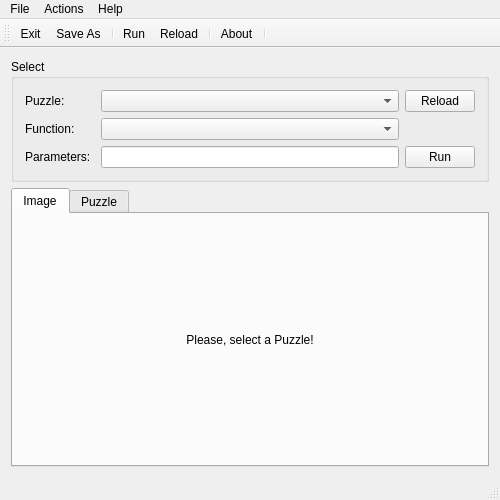
<?xml version="1.0" encoding="UTF-8"?>
<ui version="4.0">
 <class>MainWindow</class>
 <widget class="QMainWindow" name="MainWindow">
  <property name="geometry">
   <rect>
    <x>0</x>
    <y>0</y>
    <width>500</width>
    <height>500</height>
   </rect>
  </property>
  <property name="minimumSize">
   <size>
    <width>500</width>
    <height>500</height>
   </size>
  </property>
  <property name="windowTitle">
   <string>MainWindow</string>
  </property>
  <widget class="QWidget" name="centralWidget">
   <layout class="QVBoxLayout" name="verticalLayout">
    <item>
     <widget class="QGroupBox" name="groupBox_Puzzles">
      <property name="title">
       <string>Select</string>
      </property>
      <layout class="QVBoxLayout" name="verticalLayout_2">
       <item>
        <layout class="QHBoxLayout" name="horizontalLayout_Puzzles_01">
         <item>
          <widget class="QLabel" name="label_Puzzles_Select">
           <property name="sizePolicy">
            <sizepolicy hsizetype="Preferred" vsizetype="Preferred">
             <horstretch>0</horstretch>
             <verstretch>0</verstretch>
            </sizepolicy>
           </property>
           <property name="minimumSize">
            <size>
             <width>70</width>
             <height>0</height>
            </size>
           </property>
           <property name="maximumSize">
            <size>
             <width>70</width>
             <height>16777215</height>
            </size>
           </property>
           <property name="text">
            <string>Puzzle:</string>
           </property>
          </widget>
         </item>
         <item>
          <widget class="QComboBox" name="comboBox_Puzzles">
           <property name="toolTip">
            <string>Select a Puzzle from the list</string>
           </property>
          </widget>
         </item>
         <item>
          <widget class="QPushButton" name="pushButton_Puzzles_Reload">
           <property name="sizePolicy">
            <sizepolicy hsizetype="Maximum" vsizetype="Fixed">
             <horstretch>0</horstretch>
             <verstretch>0</verstretch>
            </sizepolicy>
           </property>
           <property name="maximumSize">
            <size>
             <width>70</width>
             <height>16777215</height>
            </size>
           </property>
           <property name="toolTip">
            <string>Reload the selected Puzzle</string>
           </property>
           <property name="text">
            <string>Reload</string>
           </property>
          </widget>
         </item>
        </layout>
       </item>
       <item>
        <layout class="QHBoxLayout" name="horizontalLayout_Puzzles_02">
         <item>
          <widget class="QLabel" name="label_Implementation">
           <property name="minimumSize">
            <size>
             <width>70</width>
             <height>0</height>
            </size>
           </property>
           <property name="maximumSize">
            <size>
             <width>70</width>
             <height>16777215</height>
            </size>
           </property>
           <property name="text">
            <string>Function:</string>
           </property>
          </widget>
         </item>
         <item>
          <widget class="QComboBox" name="comboBox_Implementations"/>
         </item>
         <item>
          <widget class="QLabel" name="label_Spacer">
           <property name="maximumSize">
            <size>
             <width>70</width>
             <height>16777215</height>
            </size>
           </property>
           <property name="text">
            <string/>
           </property>
          </widget>
         </item>
        </layout>
       </item>
       <item>
        <layout class="QHBoxLayout" name="horizontalLayout_Puzzles_03">
         <item>
          <widget class="QLabel" name="label_Puzzles_Parameters">
           <property name="sizePolicy">
            <sizepolicy hsizetype="Preferred" vsizetype="Preferred">
             <horstretch>0</horstretch>
             <verstretch>0</verstretch>
            </sizepolicy>
           </property>
           <property name="minimumSize">
            <size>
             <width>70</width>
             <height>0</height>
            </size>
           </property>
           <property name="maximumSize">
            <size>
             <width>70</width>
             <height>16777215</height>
            </size>
           </property>
           <property name="text">
            <string>Parameters:</string>
           </property>
          </widget>
         </item>
         <item>
          <widget class="QLineEdit" name="lineEdit_Puzzles_Parameters">
           <property name="toolTip">
            <string>Set the required parameters for the selected Puzzle</string>
           </property>
          </widget>
         </item>
         <item>
          <widget class="QPushButton" name="pushButton_Puzzles_Run">
           <property name="sizePolicy">
            <sizepolicy hsizetype="Maximum" vsizetype="Fixed">
             <horstretch>0</horstretch>
             <verstretch>0</verstretch>
            </sizepolicy>
           </property>
           <property name="maximumSize">
            <size>
             <width>70</width>
             <height>16777215</height>
            </size>
           </property>
           <property name="toolTip">
            <string>Run the selected Puzzle</string>
           </property>
           <property name="autoFillBackground">
            <bool>true</bool>
           </property>
           <property name="text">
            <string>Run</string>
           </property>
           <property name="autoDefault">
            <bool>false</bool>
           </property>
           <property name="default">
            <bool>false</bool>
           </property>
           <property name="flat">
            <bool>false</bool>
           </property>
          </widget>
         </item>
        </layout>
       </item>
      </layout>
     </widget>
    </item>
    <item>
     <widget class="QTabWidget" name="tabWidget">
      <property name="currentIndex">
       <number>0</number>
      </property>
      <widget class="QWidget" name="tab_Image">
       <attribute name="title">
        <string>Image</string>
       </attribute>
       <layout class="QVBoxLayout" name="verticalLayout_4">
        <item>
         <widget class="QLabel" name="tab_label_Image">
          <property name="text">
           <string>Please, select a Puzzle!</string>
          </property>
          <property name="alignment">
           <set>Qt::AlignCenter</set>
          </property>
          <property name="wordWrap">
           <bool>true</bool>
          </property>
         </widget>
        </item>
       </layout>
      </widget>
      <widget class="QWidget" name="tab_PuzzleText">
       <attribute name="title">
        <string>Puzzle</string>
       </attribute>
       <layout class="QVBoxLayout" name="verticalLayout_3">
        <item>
         <widget class="QLabel" name="tab_label_PuzzleText">
          <property name="text">
           <string>Please, select a Puzzle!</string>
          </property>
          <property name="alignment">
           <set>Qt::AlignCenter</set>
          </property>
          <property name="wordWrap">
           <bool>true</bool>
          </property>
         </widget>
        </item>
       </layout>
      </widget>
     </widget>
    </item>
   </layout>
  </widget>
  <widget class="QMenuBar" name="menuBar">
   <property name="geometry">
    <rect>
     <x>0</x>
     <y>0</y>
     <width>500</width>
     <height>21</height>
    </rect>
   </property>
   <property name="nativeMenuBar">
    <bool>true</bool>
   </property>
   <widget class="QMenu" name="menuFile">
    <property name="title">
     <string>File</string>
    </property>
    <addaction name="action_SaveAs"/>
    <addaction name="separator"/>
    <addaction name="action_Exit"/>
   </widget>
   <widget class="QMenu" name="menuActions">
    <property name="title">
     <string>Actions</string>
    </property>
    <addaction name="action_Run"/>
    <addaction name="action_Reload"/>
   </widget>
   <widget class="QMenu" name="menuHelp">
    <property name="title">
     <string>Help</string>
    </property>
    <addaction name="action_About"/>
   </widget>
   <addaction name="menuFile"/>
   <addaction name="menuActions"/>
   <addaction name="menuHelp"/>
  </widget>
  <widget class="QToolBar" name="mainToolBar">
   <property name="floatable">
    <bool>false</bool>
   </property>
   <attribute name="toolBarArea">
    <enum>TopToolBarArea</enum>
   </attribute>
   <attribute name="toolBarBreak">
    <bool>false</bool>
   </attribute>
   <addaction name="action_Exit"/>
   <addaction name="action_SaveAs"/>
   <addaction name="separator"/>
   <addaction name="action_Run"/>
   <addaction name="action_Reload"/>
   <addaction name="separator"/>
   <addaction name="action_About"/>
   <addaction name="separator"/>
  </widget>
  <widget class="QStatusBar" name="statusBar"/>
  <action name="action_Run">
   <property name="text">
    <string>Run</string>
   </property>
   <property name="shortcut">
    <string>F5</string>
   </property>
  </action>
  <action name="action_About">
   <property name="text">
    <string>About</string>
   </property>
   <property name="shortcut">
    <string>F1</string>
   </property>
  </action>
  <action name="action_SaveAs">
   <property name="text">
    <string>Save As</string>
   </property>
   <property name="shortcut">
    <string>Ctrl+S</string>
   </property>
  </action>
  <action name="action_Exit">
   <property name="text">
    <string>Exit</string>
   </property>
   <property name="shortcut">
    <string>Ctrl+E</string>
   </property>
  </action>
  <action name="action_Reload">
   <property name="text">
    <string>Reload</string>
   </property>
   <property name="shortcut">
    <string>Ctrl+F5</string>
   </property>
  </action>
 </widget>
 <layoutdefault spacing="6" margin="11"/>
 <resources/>
 <connections/>
</ui>
